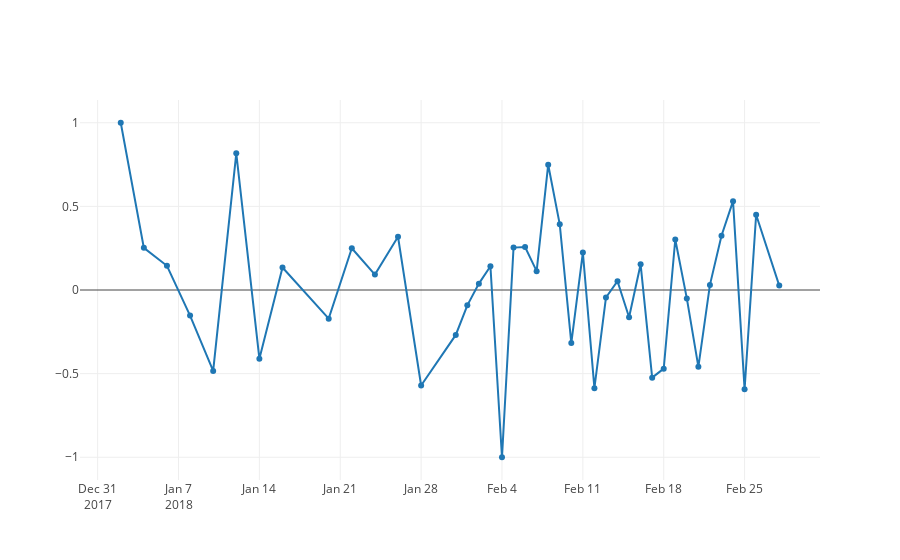
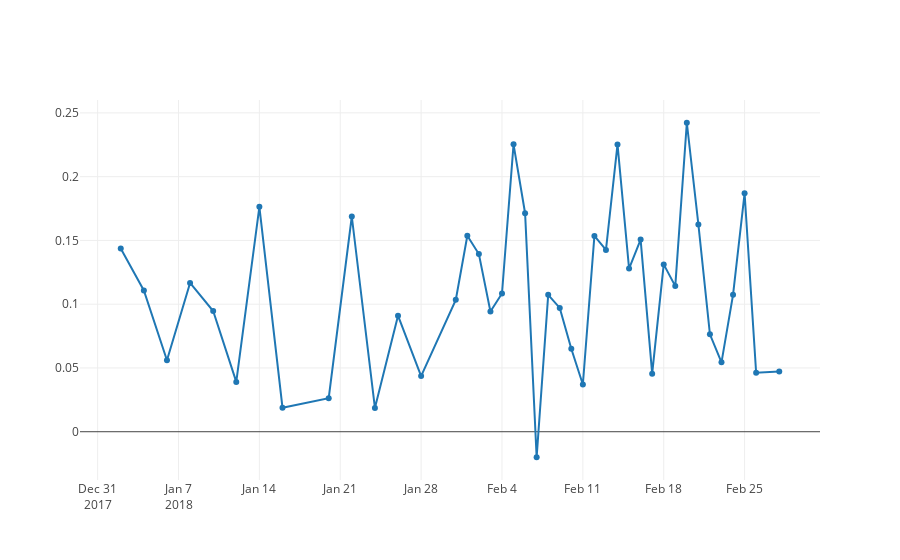

Write notebook code for charts like these, in order.
### Code cell
plotVariations("TwitterTest.csv","BitCoinTest.csv")
